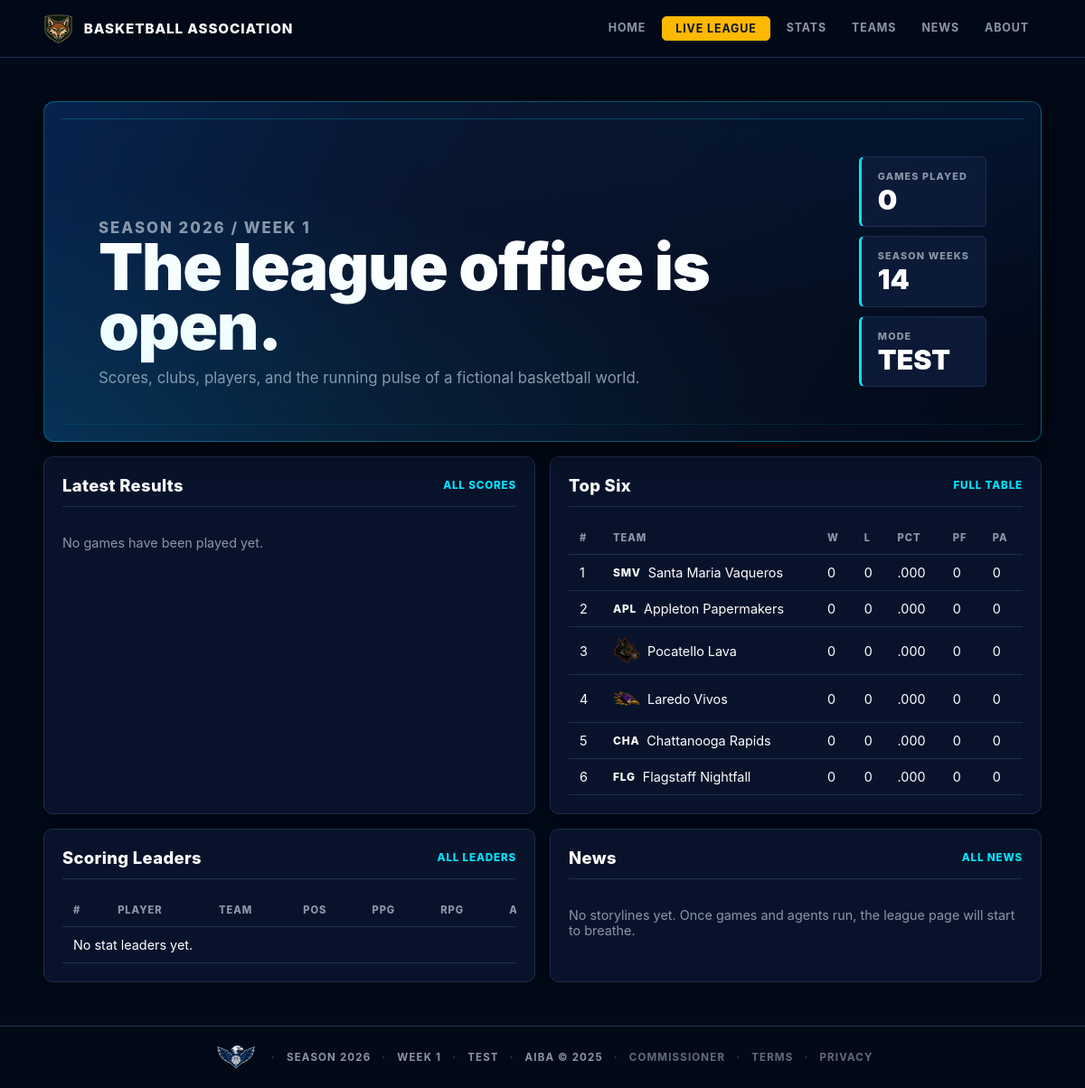
The app's page /live-league with its own data.
### tables this page shows
CREATE TABLE league_state (
            id           INTEGER PRIMARY KEY,
            current_week INTEGER DEFAULT 1,
            season_year  INTEGER DEFAULT 2026,
            mode         TEXT DEFAULT 'test',
            official_started INTEGER DEFAULT 0,
            offseason_stage TEXT,
            offseason_from_season INTEGER,
            last_updated TEXT
        , phase TEXT DEFAULT 'regular_season');

CREATE TABLE standings (
            id             INTEGER PRIMARY KEY,
            team_id        INTEGER NOT NULL REFERENCES teams(id),
            season_year    INTEGER NOT NULL,
            wins           INTEGER DEFAULT 0,
            losses         INTEGER DEFAULT 0,
            points_for     INTEGER DEFAULT 0,
            points_against INTEGER DEFAULT 0,
            UNIQUE(team_id, season_year)
        );

CREATE TABLE teams (
            id          INTEGER PRIMARY KEY,
            city        TEXT NOT NULL,
            name        TEXT NOT NULL,
            abbreviation TEXT NOT NULL,
            mascot     TEXT,
            colors      TEXT,
            logo_description TEXT,
            motto       TEXT,
            arena       TEXT,
            team_archetype TEXT,
            play_style  TEXT,
            reputation  TEXT,
            rivalry     TEXT,
            signature_trait TEXT
        , fan_pitch TEXT, pressure_label TEXT, rivalry_intensity REAL DEFAULT 0.5);

### web_app.py (the view)
@app.route("/live-league")
def live_league():
    def load(conn):
        state = q.get_state(conn)
        if not state:
            return None
        season = state["season_year"]
        phase = state.get("phase", "regular_season")
        bracket = get_bracket(conn, season) if phase in ("playoffs", "complete") else []
        playoff = get_playoff_snapshot(conn, season) if phase in ("playoffs", "complete") else None
        latest_results = q.latest_results(conn, season, limit=6)
        offseason_events = q.offseason_events(conn, limit=len(OFFSEASON_STAGES)) if phase == "offseason" else []
        offseason_stage = state.get("offseason_stage") or "retirements"
        completed_offseason_stages = {event["stage"] for event in offseason_events}
        offseason_stages = [
            {
                "key": stage_key,
                "label": OFFSEASON_STAGE_LABELS.get(stage_key, stage_key.replace("_", " ").title()),
                "status": (
                    "current" if stage_key == offseason_stage
                    else "complete" if stage_key in completed_offseason_stages
                    else "upcoming"
                ),
            }
            for stage_key in OFFSEASON_STAGES
        ]
        return {
            "state": state,
            "phase": phase,
            "bracket": bracket,
            "playoff": playoff,
            "offseason_stage_label": OFFSEASON_STAGE_LABELS.get(
                offseason_stage,
                offseason_stage.replace("_", " ").title(),
            ),
            "offseason_stages": offseason_stages,
            "offseason_events": offseason_events,
            "games_played": q.get_games_played(conn, season),
            "max_week": q.get_max_week(conn, season),
            "standings": q.standings(conn, season, limit=6),
            "leaders": q.stat_leaders(conn, season, limit=6),
            "latest_results": latest_results,
            "latest_articles": q.recent_articles(conn, season, limit=3),
            "storylines": q.public_storylines(conn, season, limit=6),
        }
    data = with_conn(load)
    if not data:
        return render_no_league()
    return render_template("home.html", **data, active="live_league")

### league/database.py (called while the page is built)
def get_connection():
    url = os.environ.get("DATABASE_URL")
    if url:
        import psycopg2
        from urllib.parse import urlparse, unquote
        url = url.strip()
        p = urlparse(url)
        pg = psycopg2.connect(
            host=p.hostname,
            port=p.port or 5432,
            dbname=p.path.lstrip("/"),
            user=p.username,
            password=unquote(p.password, encoding="latin-1") if p.password else None,
        )
        pg.autocommit = False
        return _PGConn(pg)
    else:
        conn = sqlite3.connect(DB_PATH)
        conn.row_factory = sqlite3.Row
        conn.execute("PRAGMA foreign_keys = ON")
        return conn

### league/web_queries.py (called while the page is built)
def dicts(rows):
    return [dict(row) for row in rows]

def one(row):
    return dict(row) if row else None

def get_state(conn):
    return one(conn.execute("SELECT * FROM league_state WHERE id = 1").fetchone())

def get_site_chrome(conn):
    return {
        "state": get_state(conn),
        "teams": dicts(conn.execute(
            "SELECT id, city, name, abbreviation FROM teams ORDER BY city"
        ).fetchall()),
    }

def get_games_played(conn, season_year):
    return conn.execute(
        "SELECT COUNT(*) AS cnt FROM games WHERE played = 1 AND season_year = ?",
        (season_year,),
    ).fetchone()["cnt"]

def get_max_week(conn, season_year):
    row = conn.execute(
        "SELECT MAX(week) AS max_week FROM games WHERE season_year = ?",
        (season_year,),
    ).fetchone()
    return row["max_week"] or 0

def latest_results(conn, season_year, limit=8):
    return dicts(conn.execute("""
        SELECT g.id,
               g.week,
               ht.city || ' ' || ht.name AS home_name,
               at.city || ' ' || at.name AS away_name,
               ht.abbreviation AS home_abbr,
               at.abbreviation AS away_abbr,
               g.home_score,
               g.away_score
        FROM games g
        JOIN teams ht ON ht.id = g.home_team_id
        JOIN teams at ON at.id = g.away_team_id
        WHERE g.season_year = ? AND g.played = 1
        ORDER BY g.week DESC, g.id DESC
        LIMIT ?
    """, (season_year, limit)).fetchall())

def recent_articles(conn, season_year, limit=20):
    return dicts(conn.execute("""
        SELECT id, week, season_year, headline, body, created_at
        FROM articles
        WHERE season_year = ?
        ORDER BY week DESC, id DESC
        LIMIT ?
    """, (season_year, limit)).fetchall())

### templates/home.html (shortened to what this page needs)
{% extends "base.html" %}
{% from "partials.html" import standings_table, leader_table, game_card, storyline_list %}
{% block content %}
{% if phase == 'offseason' %}
<section class="offseason-hero">
  <div class="offseason-hero-copy">
    <p class="eyebrow">{{ state.season_year }} offseason</p>
    <h1>The offseason is on the clock.</h1>
    <p>Front offices are reshaping the league one stage at a time. Next up: {{ offseason_stage_label }}.</p>
  </div>
  <div class="offseason-war-room">
    <div class="offseason-current">
      <span>Current stage</span>
      <strong>{{ offseason_stage_label }}</strong>
      <p>Advance from the Commissioner Console when the league office is ready.</p>
    </div>
    <div class="offseason-timeline">
      {% for stage in offseason_stages %}
        {{ offseason_stage_item(stage) }}
      {% endfor %}
    </div>
    <div class="offseason-log">
      <span>Recent movement</span>
      {% for event in offseason_events[:3] %}
        <article>
          <strong>{{ event.stage|event_label }}</strong>
          <p>{{ event.detail }}</p>
        </article>
      {% else %}
        <p>No offseason stages have run yet.</p>
      {% endfor %}
    </div>
  </div>
</section>
{% else %}
<section class="league-hero season-hero">
  <div>
    <p class="eyebrow">Season {{ state.season_year }} / Week {{ state.current_week }}</p>
    <h1>The league office is open.</h1>
    <p>Scores, clubs, players, and the running pulse of a fictional basketball world.</p>
  </div>
  <div class="hero-board">
    <div><span>Games Played</span><strong>{{ games_played }}</strong></div>
    <div><span>Season Weeks</span><strong>{{ max_week }}</strong></div>
    <div><span>Mode</span><strong>{{ state.mode|upper }}</strong></div>
  </div>
</section>
{% endif %}
<section class="section-grid">
  <div class="panel wide">
    <div class="section-head">
      <h2>Latest Results</h2>
      <a href="{{ url_for('scores') }}">All scores</a>
    </div>
    <div class="score-grid">
      {% for game in latest_results %}
        {{ game_card(game) }}
      {% else %}
        <p class="empty">No games have been played yet.</p>
      {% endfor %}
    </div>
  </div>
  <div class="panel">
    <div class="section-head">
      <h2>Top Six</h2>
      <a href="{{ url_for('standings') }}">Full table</a>
    </div>
    {{ standings_table(standings, compact=True) }}
  </div>
</section>
<section class="section-grid">
  <div class="panel">
    <div class="section-head">
      <h2>Scoring Leaders</h2>
      <a href="{{ url_for('leaders') }}">All leaders</a>
    </div>
    {{ leader_table(leaders) }}
  </div>
  <div class="panel">
    <div class="section-head">
      <h2>News</h2>
      <a href="{{ url_for('news') }}">All news</a>
    </div>
    {% if latest_articles %}
      <div class="story-list">
        {% for art in latest_articles %}
          <article class="story-item article-item">
            <div class="story-meta">Week {{ art.week }} / AIBA / League News</div>
            <h3>{{ art.headline }}</h3>
            <p>{{ art.body | truncate(160) }}</p>
          </article>
        {% endfor %}
      </div>
    {% else %}
      {{ storyline_list(storylines) }}
    {% endif %}
  </div>
</section>
{% endblock %}

### templates/base.html (shortened to what this page needs)
<!doctype html>
<html lang="en">
<head>
  <link rel="stylesheet" href="{{ url_for('static', filename='site.css') }}">
</head>
<body>
  <header class="site-header">
    <a class="brand" href="{{ url_for('home') }}">
      <img src="{{ url_for('static', filename='images/league/primary.png') }}"
           alt="AIBA"
           class="brand-logo"
           onerror="this.style.display='none';this.nextElementSibling.style.display='inline-flex'">
      <span class="brand-copy">Basketball Association</span>
    </a>
    <nav class="nav" aria-label="Primary">
      <a class="{{ 'active' if active == 'home' else '' }}" href="{{ url_for('home') }}">Home</a>
      <a class="nav-cta {{ 'active' if active == 'live_league' else '' }}" href="{{ url_for('live_league') }}">Live League</a>
      <div class="nav-group">
        <a class="{{ 'active' if active in ('standings','scores','leaders') else '' }}" href="{{ url_for('standings') }}">Stats</a>
      </div>
      <div class="nav-group">
        <a class="{{ 'active' if active in ('teams','players') else '' }}" href="{{ url_for('teams') }}">Teams</a>
      </div>
      <a class="{{ 'active' if active == 'news' else '' }}" href="{{ url_for('news') }}">News</a>
      <div class="nav-group">
        <a class="{{ 'active' if active in ('about','contact') else '' }}" href="{{ url_for('about') }}">About</a>
      </div>
    </nav>
  </header>
  <main>
    {% block content %}{% endblock %}
  </main>
  <footer class="footer">
    <img src="{{ url_for('static', filename='images/league/secondary.png') }}"
         alt="AIBA"
         class="logo-league-secondary"
         onerror="this.style.display='none'">
    <span>Season {{ state.season_year if state else "—" }}</span>
    <span>Week {{ state.current_week if state else "—" }}</span>
    <span>{{ state.mode|upper if state else "NO LEAGUE" }}</span>
    <span>AIBA &copy; 2025</span>
    <span><a href="{{ url_for('commissioner') }}" style="color:inherit;opacity:0.7;">Commissioner</a></span>
    <span><a href="{{ url_for('terms') }}" style="color:inherit;opacity:0.7;">Terms</a></span>
    <span><a href="{{ url_for('privacy') }}" style="color:inherit;opacity:0.7;">Privacy</a></span>
  </footer>
</body>
</html>

### templates/partials.html (shortened to what this page needs)
{% macro team_logo(abbr, type, css_class='') %}{% if abbr %}<img src="/static/images/teams/{{ abbr }}/{{ type }}.png" alt="{{ abbr }}" class="{{ css_class }}" onerror="this.style.display='none';this.nextElementSibling.style.display='inline'"><span style="display:none;font-size:0.75rem;font-weight:800;letter-spacing:0.06em;">{{ abbr }}</span>{% endif %}{% endmacro %}
{% macro standings_table(rows, compact=False) %}
  <div class="table-wrap">
    <table>
      <thead>
        <tr>
          <th>#</th>
          <th>Team</th>
          <th>W</th>
          <th>L</th>
          <th>PCT</th>
          <th>PF</th>
          <th>PA</th>
        </tr>
      </thead>
      <tbody>
        {% for row in rows %}
          <tr>
            <td>{{ row.rank }}</td>
            <td>
              <span class="standings-team-cell">
                {{ team_logo(row.abbreviation, 'secondary', 'logo-secondary') }}
                <a href="{{ url_for('team_page', abbr=row.abbreviation) }}">{{ row.team_name }}</a>
              </span>
            </td>
            <td>{{ row.wins or 0 }}</td>
            <td>{{ row.losses or 0 }}</td>
            <td>{{ row.win_pct|pct }}</td>
            <td>{{ row.points_for or 0 }}</td>
            <td>{{ row.points_against or 0 }}</td>
          </tr>
        {% else %}
          <tr><td colspan="8">No standings yet.</td></tr>
        {% endfor %}
      </tbody>
    </table>
  </div>
{% endmacro %}
{% macro leader_table(rows, stat='ppg') %}
  <div class="table-wrap">
    <table>
      <thead>
        <tr>
          <th>#</th>
          <th>Player</th>
          <th>Team</th>
          <th>Pos</th>
          <th>PPG</th>
          <th>RPG</th>
          <th>APG</th>
        </tr>
      </thead>
      <tbody>
        {% for row in rows %}
          <tr>
            <td>{{ row.rank }}</td>
            <td><a href="{{ url_for('player_page', player_id=row.id) }}">{{ row.player }}</a></td>
            <td>
              <a href="{{ url_for('team_page', abbr=row.abbreviation) }}" class="abbr-cell">
                {{ team_logo(row.abbreviation, 'tertiary', 'logo-tertiary') }}
                {{ row.abbreviation }}
              </a>
            </td>
            <td>{{ row.position }}</td>
            <td class="{{ 'stat-focus' if stat == 'ppg' else '' }}">{{ row.ppg or 0 }}</td>
            <td class="{{ 'stat-focus' if stat == 'rpg' else '' }}">{{ row.rpg or 0 }}</td>
            <td class="{{ 'stat-focus' if stat == 'apg' else '' }}">{{ row.apg or 0 }}</td>
          </tr>
        {% else %}
          <tr><td colspan="7">No stat leaders yet.</td></tr>
        {% endfor %}
      </tbody>
    </table>
  </div>
{% endmacro %}
{% macro storyline_list(rows) %}
  <div class="story-list">
    {% for item in rows %}
      <article class="story-item">
        <div class="story-meta">Week {{ item.week }} / {{ item.abbreviation or item.team_name or "AIBA" }} / {{ (item.type or item.event_type)|event_label }}</div>
        <h3>{{ item.primary_name or item.player or (item.event_type|event_label) }}</h3>
        <p>{{ item.detail }}</p>
      </article>
    {% else %}
      <p class="empty">No storylines yet. Once games and agents run, the league page will start to breathe.</p>
    {% endfor %}
  </div>
{% endmacro %}

### records on screen
league_state: season_year "2026", current_week "1", mode "TEST"
standings: rank "1", team_name "Santa Maria Vaqueros", wins "0", losses "0", win_pct|pct ".000", points_for "0", points_against "0"
teams: abbreviation "SMV"
standings: rank "2", team_name "Appleton Papermakers", wins "0", losses "0", win_pct|pct ".000", points_for "0", points_against "0"
teams: abbreviation "APL"
standings: rank "3", shows a picture, team_name "Pocatello Lava", wins "0", losses "0", win_pct|pct ".000", points_for "0", points_against "0"
standings: rank "4", shows a picture, team_name "Laredo Vivos", wins "0", losses "0", win_pct|pct ".000", points_for "0", points_against "0"
standings: rank "5", team_name "Chattanooga Rapids", wins "0", losses "0", win_pct|pct ".000", points_for "0", points_against "0"
teams: abbreviation "CHA"
standings: rank "6", team_name "Flagstaff Nightfall", wins "0", losses "0", win_pct|pct ".000", points_for "0", points_against "0"
teams: abbreviation "FLG"

### other values on screen
{{ games_played }} "0"
{{ max_week }} "14"
